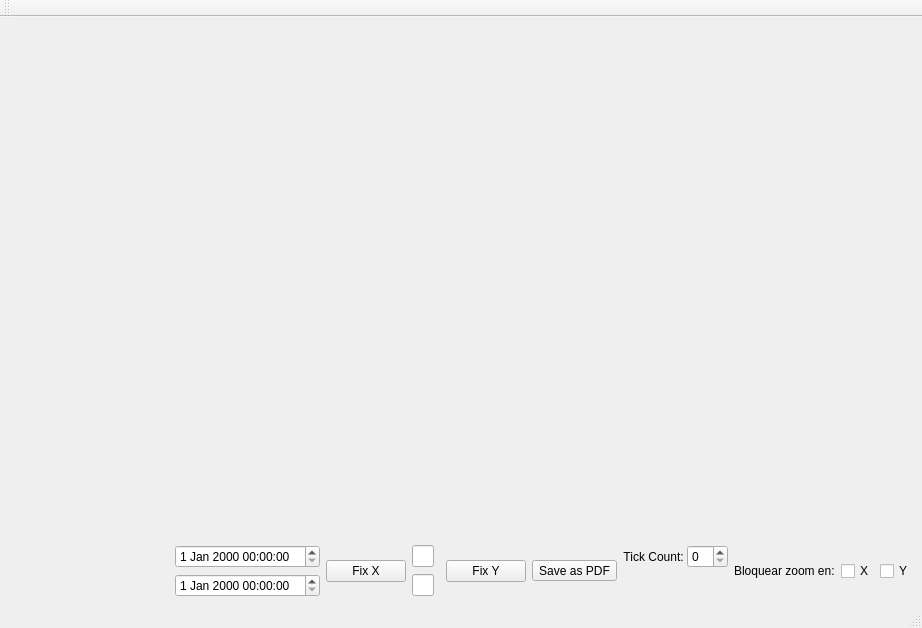
<?xml version="1.0" encoding="UTF-8"?>
<ui version="4.0">
 <class>PlotWindow</class>
 <widget class="QMainWindow" name="PlotWindow">
  <property name="geometry">
   <rect>
    <x>0</x>
    <y>0</y>
    <width>922</width>
    <height>628</height>
   </rect>
  </property>
  <property name="windowTitle">
   <string>MainWindow</string>
  </property>
  <widget class="QWidget" name="centralwidget">
   <layout class="QGridLayout" name="gridLayout_2">
    <item row="0" column="0">
     <layout class="QGridLayout" name="gridLayout" rowstretch="2,0,0">
      <property name="sizeConstraint">
       <enum>QLayout::SetMaximumSize</enum>
      </property>
      <item row="1" column="1" rowspan="2" colspan="2">
       <spacer name="horizontalSpacer_2">
        <property name="orientation">
         <enum>Qt::Horizontal</enum>
        </property>
        <property name="sizeHint" stdset="0">
         <size>
          <width>378</width>
          <height>28</height>
         </size>
        </property>
       </spacer>
      </item>
      <item row="1" column="10" rowspan="2" colspan="2">
       <layout class="QFormLayout" name="formLayout">
        <property name="horizontalSpacing">
         <number>0</number>
        </property>
        <property name="verticalSpacing">
         <number>0</number>
        </property>
        <item row="1" column="0">
         <widget class="QLabel" name="label">
          <property name="text">
           <string>Tick Count: </string>
          </property>
          <property name="alignment">
           <set>Qt::AlignRight|Qt::AlignTrailing|Qt::AlignVCenter</set>
          </property>
         </widget>
        </item>
        <item row="1" column="1">
         <widget class="QSpinBox" name="tickStepSpinBox">
          <property name="maximumSize">
           <size>
            <width>87</width>
            <height>16777215</height>
           </size>
          </property>
          <property name="singleStep">
           <number>4</number>
          </property>
         </widget>
        </item>
       </layout>
      </item>
      <item row="0" column="1" colspan="13">
       <widget class="QCustomPlot" name="plotWidget" native="true">
        <property name="sizePolicy">
         <sizepolicy hsizetype="Preferred" vsizetype="Preferred">
          <horstretch>0</horstretch>
          <verstretch>0</verstretch>
         </sizepolicy>
        </property>
        <property name="minimumSize">
         <size>
          <width>40</width>
          <height>34</height>
         </size>
        </property>
       </widget>
      </item>
      <item row="1" column="12" rowspan="2" colspan="2">
       <layout class="QHBoxLayout" name="horizontalLayout">
        <item>
         <widget class="QLabel" name="label_2">
          <property name="text">
           <string>Bloquear zoom en:</string>
          </property>
         </widget>
        </item>
        <item>
         <widget class="QCheckBox" name="blockXToggle">
          <property name="text">
           <string>X</string>
          </property>
         </widget>
        </item>
        <item>
         <widget class="QCheckBox" name="blockYToggle">
          <property name="text">
           <string>Y</string>
          </property>
         </widget>
        </item>
       </layout>
      </item>
      <item row="1" column="9" rowspan="2">
       <widget class="QToolButton" name="saveAsPDFButton">
        <property name="text">
         <string>Save as PDF</string>
        </property>
       </widget>
      </item>
      <item row="1" column="6">
       <widget class="QLineEdit" name="yHighLineEdit"/>
      </item>
      <item row="1" column="5" rowspan="2">
       <widget class="QPushButton" name="fixXPushButton">
        <property name="text">
         <string>Fix X</string>
        </property>
       </widget>
      </item>
      <item row="2" column="6">
       <widget class="QLineEdit" name="yLowLineEdit"/>
      </item>
      <item row="1" column="8" rowspan="2">
       <widget class="QPushButton" name="fixYPushButton">
        <property name="text">
         <string>Fix Y</string>
        </property>
       </widget>
      </item>
      <item row="1" column="4">
       <widget class="QDateTimeEdit" name="t0dateTimeEdit"/>
      </item>
      <item row="2" column="4">
       <widget class="QDateTimeEdit" name="t1dateTimeEdit"/>
      </item>
     </layout>
    </item>
   </layout>
  </widget>
  <widget class="QMenuBar" name="menubar">
   <property name="geometry">
    <rect>
     <x>0</x>
     <y>0</y>
     <width>922</width>
     <height>22</height>
    </rect>
   </property>
  </widget>
  <widget class="QStatusBar" name="statusbar"/>
  <widget class="QToolBar" name="toolBar">
   <property name="windowTitle">
    <string>toolBar</string>
   </property>
   <attribute name="toolBarArea">
    <enum>TopToolBarArea</enum>
   </attribute>
   <attribute name="toolBarBreak">
    <bool>false</bool>
   </attribute>
  </widget>
 </widget>
 <customwidgets>
  <customwidget>
   <class>QCustomPlot</class>
   <extends>QWidget</extends>
   <header>qcustomplot.h</header>
   <container>1</container>
  </customwidget>
 </customwidgets>
 <resources/>
 <connections/>
</ui>
